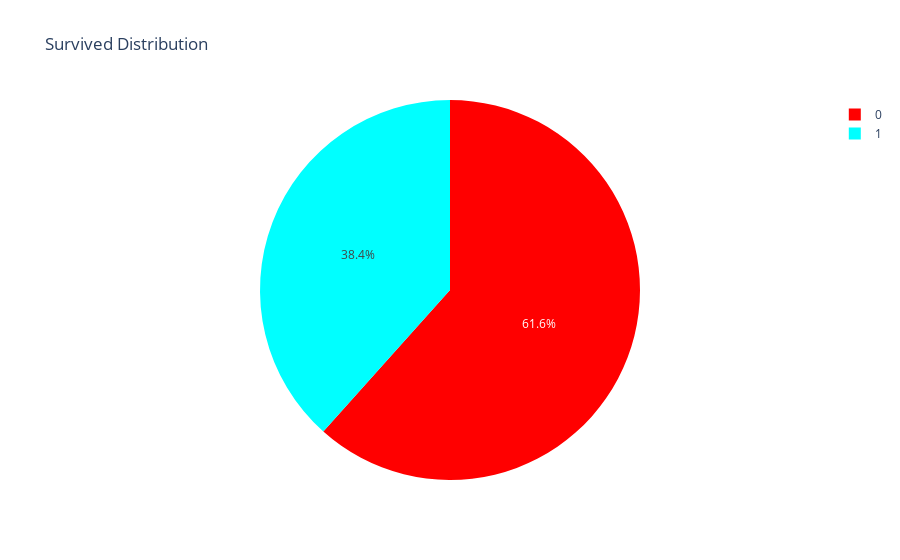

The code cell stored with this chart in its notebook:
### Code cell
lab=data['Survived'].value_counts().keys().tolist()
val=data['Survived'].value_counts().values.tolist()
trace=go.Pie(labels=lab,values=val,marker=dict(colors=['red','cyan']),hoverinfo="value")
#for piechat we need to use dict
#layout:u can plot title,x axis& yaxis
layout=go.Layout(title="Survived Distribution")
fig=go.Figure(data=trace,layout=layout)
iplot(fig)

### Figure 1 — Plotly figure (JSON) as saved in the notebook; plotly's stock layout.template omitted (floating-point values rounded to 4 significant figures)
{"data": [{"hoverinfo": "value", "labels": [0, 1], "marker": {"colors": ["red", "cyan"]}, "type": "pie", "values": [549, 342]}], "layout": {"autosize": true, "hiddenlabels": [], "title": {"text": "Survived Distribution"}}}
